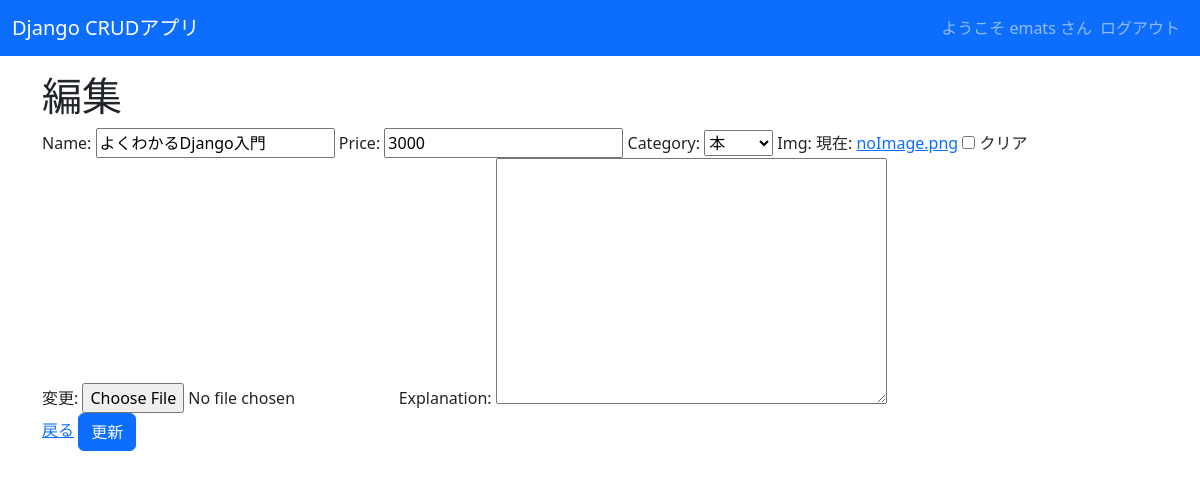
Screenshot of /crud/edit/1 (signed in) with the database file from the repository.
### crud/models.py (models this page shows, shortened)
class Product(models.Model):
     name = models.CharField(max_length=200)
     price = models.PositiveIntegerField()
     category = models.ForeignKey(Category, on_delete=models.CASCADE)
     img = models.ImageField(blank=True, default='noImage.png')
     explanation = models.TextField(blank=True, null=True)

class Category(models.Model):
     name = models.CharField(max_length=200)
     def __str__(self):
         return self.name

### crud/views.py (the view)
# urls.py: path('crud/edit/<int:pk>', views.ProductUpdateView.as_view(), name="edit"),
class ProductUpdateView(LoginRequiredMixin, UpdateView):
     model = Product
     fields = '__all__'
     template_name_suffix = '_update_form'

### crud/templates/crud/product_update_form.html (shortened to what this page needs)
{% extends "base.html" %}
{% load bootstrap %}
 {% block content %}
 <h1>編集</h1>
 <form method="post" enctype="multipart/form-data">
     {{ form|bootstrap }}
     <br>
     <a href="{% url 'list' %}">戻る</a>
     <input type="submit" class="btn btn-primary" value="更新">
 </form>
 {% endblock %}

### crud/templates/base.html (shortened to what this page needs)
<!DOCTYPE html>
<html lang="ja">
<head>
    <link href="https://cdn.jsdelivr.net/npm/bootstrap@5.3.0-alpha3/dist/css/bootstrap.min.css" rel="stylesheet">
</head>
<body>
    <nav class="navbar navbar-expand-lg navbar-dark bg-primary" style="margin-bottom: 1rem;">
        <div class="container-fluid">
            <a class="navbar-brand" href="{% url 'list' %}">Django CRUDアプリ</a>
            <div class="collapse navbar-collapse" id="navbarNav">
                <ul class="navbar-nav ms-auto">
                    {% if request.user.is_authenticated %}
                    <span class="navbar-text">
                        ようこそ {{ user.get_username }} さん
                    </span>
                    <li class="nav-item">
                        <a class="nav-link" href="{% url 'logout' %}">ログアウト</a>
                    </li>
                    {% else %}
                    <li class="nav-item">
                        <a class="nav-link" href="{% url 'login' %}">ログイン</a>
                    </li>
                    {% endif %}
                </ul>
            </div>
        </div>
    </nav>
    <div class="container">
        {% block content %}{% endblock %}
    </div>
</body>
</html>

### rows the page displays
Product: name "よくわかるDjango入門", price "3000", category "本"

### other values shown
{{ user.get_username }} "emats"
